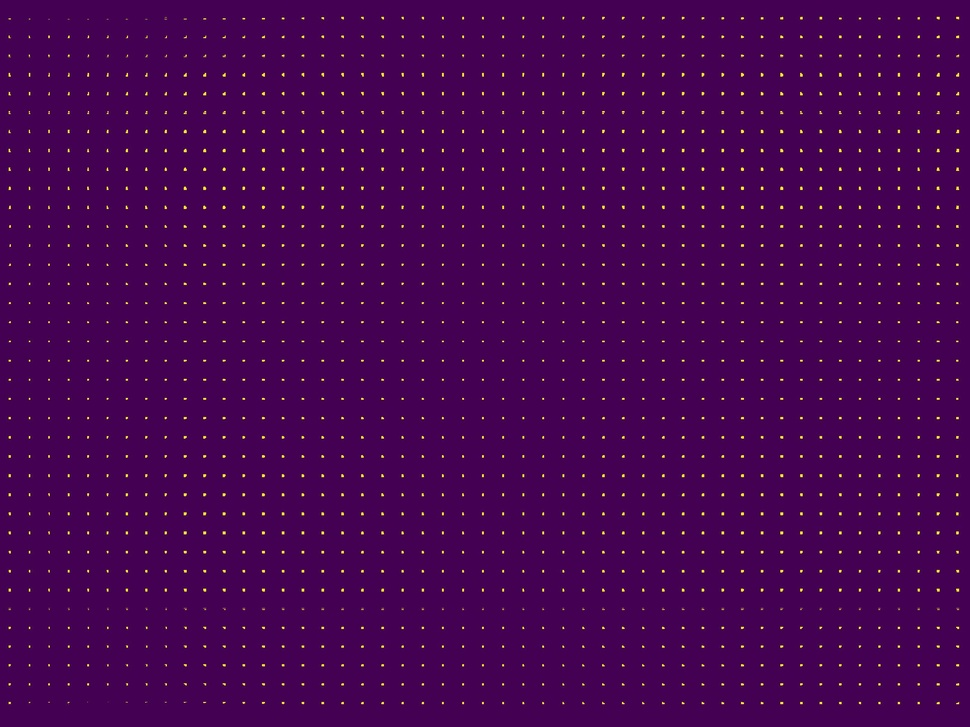
#> input picture Intersection_local_area_02/mesh_Arrays.jpeg, 970 x 727 px, shrunk from 2592 x 1944 before the run
$ jupyter execute --allow-errors Untitled2.ipynb
#> lines starting #> are read from the running program, lines starting #| are printed output that depends on the picture
[cell 1]
import cv2
import numpy as np
import pandas as pd
import matplotlib.pyplot as plt
from itertools import compress

[cell 2]
img = cv2.imread("mesh_Arrays.jpeg")
#> img is the input picture: shape (727, 970, 3); mean B, G, R 82.5, 4, 70.4
img = cv2.cvtColor(img , cv2.COLOR_BGR2GRAY)
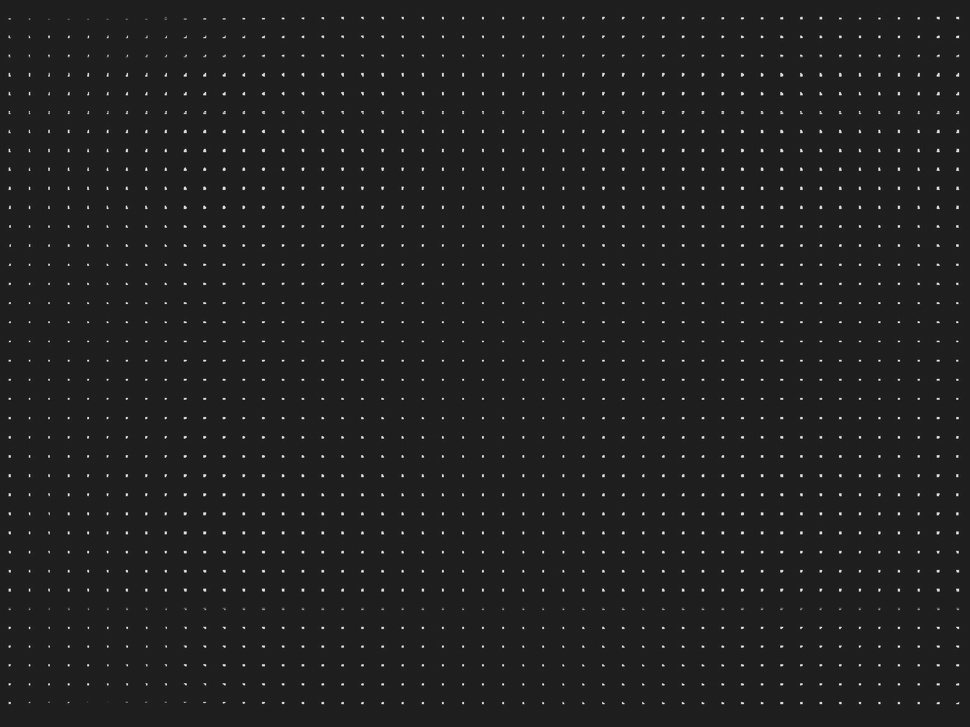
#> img: shape (727, 970); min 18, max 238, mean 32.8
plt.imshow(img)

[cell 3]
filtre = img > 150
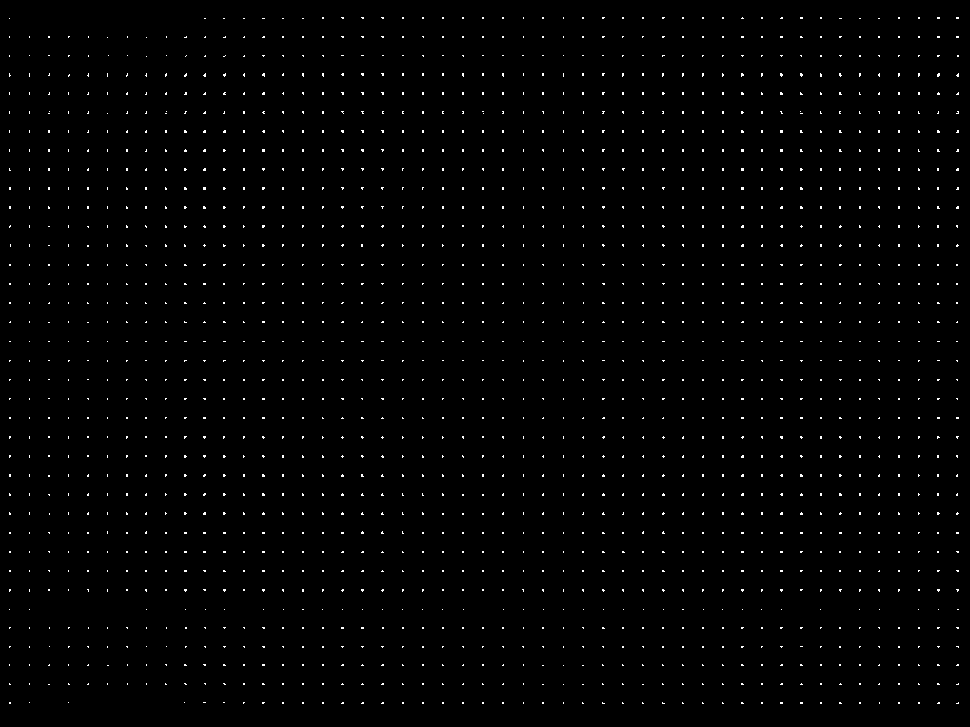
#> filtre: shape (727, 970) bool; 1.1% white in thin lines or dots

[cell 4]
a=list(np.transpose(np.where(filtre)))
#> a = 7705 pairs, first value 17 to 703, second value 9 to 958

[cell 5]
print(len(a))
#| 7705

[cell 6]
a
#> Out has the same summary as a

[cell 7]
distance = np.linalg.norm((a[0] - a)**2 , axis=1)
#> distance = 7705 values, max 620546.2 at index 7704, min 0 at index 0, mean 213322.8

[cell 8]
d_filter = (distance < 50)

[cell 9]
d_filter

[cell 10]
len(d_filter)
#> Out = 7705

#> (a cell that did not finish here is left out)

[cell 12]
a
#> Out has the same summary as a
